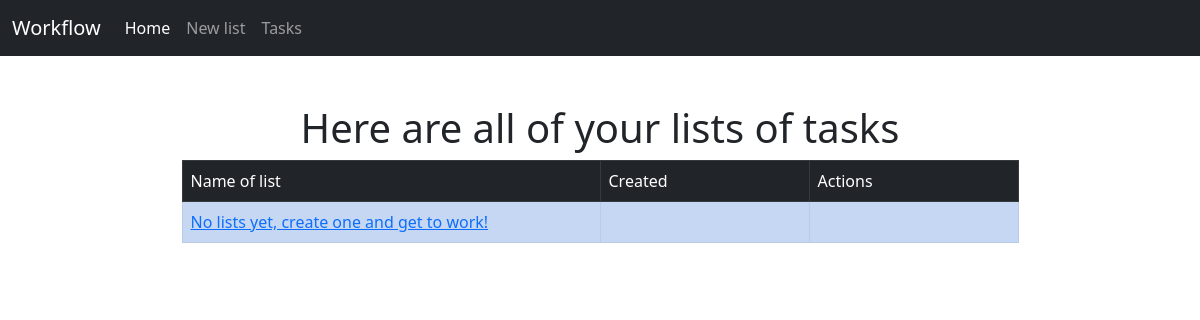
/, run on an earlier commit of the app's database.
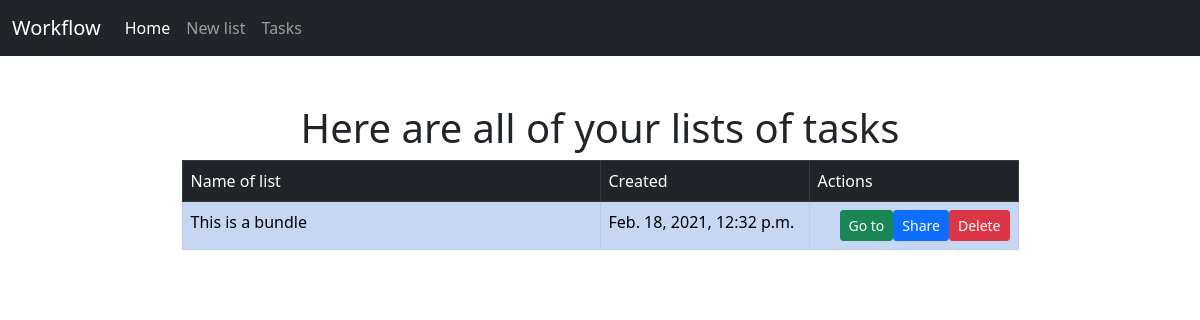
And on a later commit of the database.
### main_page/models.py (models this page shows, shortened)
class Bundle(models.Model):
    name = models.CharField(max_length=256, unique=True)
    created_date = models.DateTimeField('date of creation')

### main_page/views.py (the view)
# urls.py: path('', views.index, name='index'),
def index(request):
    context = {}
    request_data = request.POST
    if request_data.get('bundle_to_delete'):
        delete_bundle_and_tasks(request_data.get('bundle_to_delete'))
    if request_data.get('new_bundle_name'):
        try:
            create_new_bundle_and_tasks(request_data.get('new_bundle_name'), request_data.getlist('list_of_tasks'))
        except IntegrityError:
            context['IntegrityError'] = 'Couldn\'t create bundle. Bundle with that name already exists '
    context['all_bundles_list'] = Bundle.objects.all()
    context['data_json'] = len(Bundle.objects.all())
    return render(request, 'main_page/index.html', context)

### templates/main_page/index.html (shortened to what this page needs)
{% load static %}
<!DOCTYPE html>
<html lang="en">
<head>
    <link href="https://cdn.jsdelivr.net/npm/bootstrap@5.0.0-beta1/dist/css/bootstrap.min.css" rel="stylesheet"
>
    {% load compress %}
    {% compress css %}
    <link href="{% static 'main_page/js/jquery-ui-1.12.1/jquery-ui.min.css' %}" rel="stylesheet">
    <link href="{% static 'main_page/js/jquery-ui-1.12.1/jquery-ui.structure.min.css' %}" rel="stylesheet">
    <link href="{% static 'main_page/js/jquery-ui-1.12.1/jquery-ui.theme.min.css' %}" rel="stylesheet">
    <link href="{% static 'main_page/css/modal_stylesheet.css' %}" rel="stylesheet">
    {% endcompress %}
</head>
<body>
<nav class="navbar navbar-expand-lg navbar-dark bg-dark">
    <div class="container-fluid">
        <a class="navbar-brand">Workflow</a>
        <ul class="navbar-nav me-auto">
            <li class="nav-item">
                <a class="nav-link active" aria-current="page" href="/">Home</a>
            </li>
            <li class="nav-item">
                <a class="nav-link" aria-current="page" href="/anothersite">New list</a>
            </li>
            <li class="nav-item">
                <a class="nav-link" aria-current="page" href="/listtasks">Tasks</a>
            </li>
        </ul>
    </div>
</nav>
<div class="container mt-5">
    <h1 class="display-6 text-center">Here are all of your lists of tasks</h1>
    <table class="table table-primary table-striped table-hover w-75 mx-auto table-bordered">
        <thead>
        <tr class="table-dark">
            <td class="table-dark">Name of list</td>
            <td class="table-dark w-25">Created</td>
            <td class="table-dark w-25">Actions</td>
        </tr>
        </thead>
        <tbody>
        {% if all_bundles_list %}
            {% for bundle in all_bundles_list %}
                <tr>
                    <td>{{ bundle.name }}</td>
                    <td>{{ bundle.created_date }}</td>
                    <td>
                        <button value="{{ bundle.name }}" class="btn btn-sm btn-danger float-end delete_button"
                                type="button" data-bs-toggle="modal" data-bs-target="#staticBackdrop">Delete
                        </button>
                        <button class="btn btn-sm btn-primary float-end" type="button">Share</button>
                        <form action="{% url 'main_page:show_tasks' %}" method="post">
                            <button name="bundle_choice" value="{{ bundle.name }}"
                                    class="btn btn-sm btn-success float-end" type="submit">Go to
                            </button>
                        </form>
                    </td>
                </tr>
            {% endfor %}
        {% else %}
            <tr>
                <td><a href="/anothersite">No lists yet, create one and get to work!</a></td>
                <td></td>
                <td></td>
            </tr>
        {% endif %}
        </tbody>
    </table>
</div>
</body>
</html>

What changed in the data, as far as the page shows it:
added Bundle: name "This is a bundle", created_date "Feb. 18, 2021, 12:32 p.m."
Also different on the page:
text no longer shown: "No lists yet, create one and get to work!"
